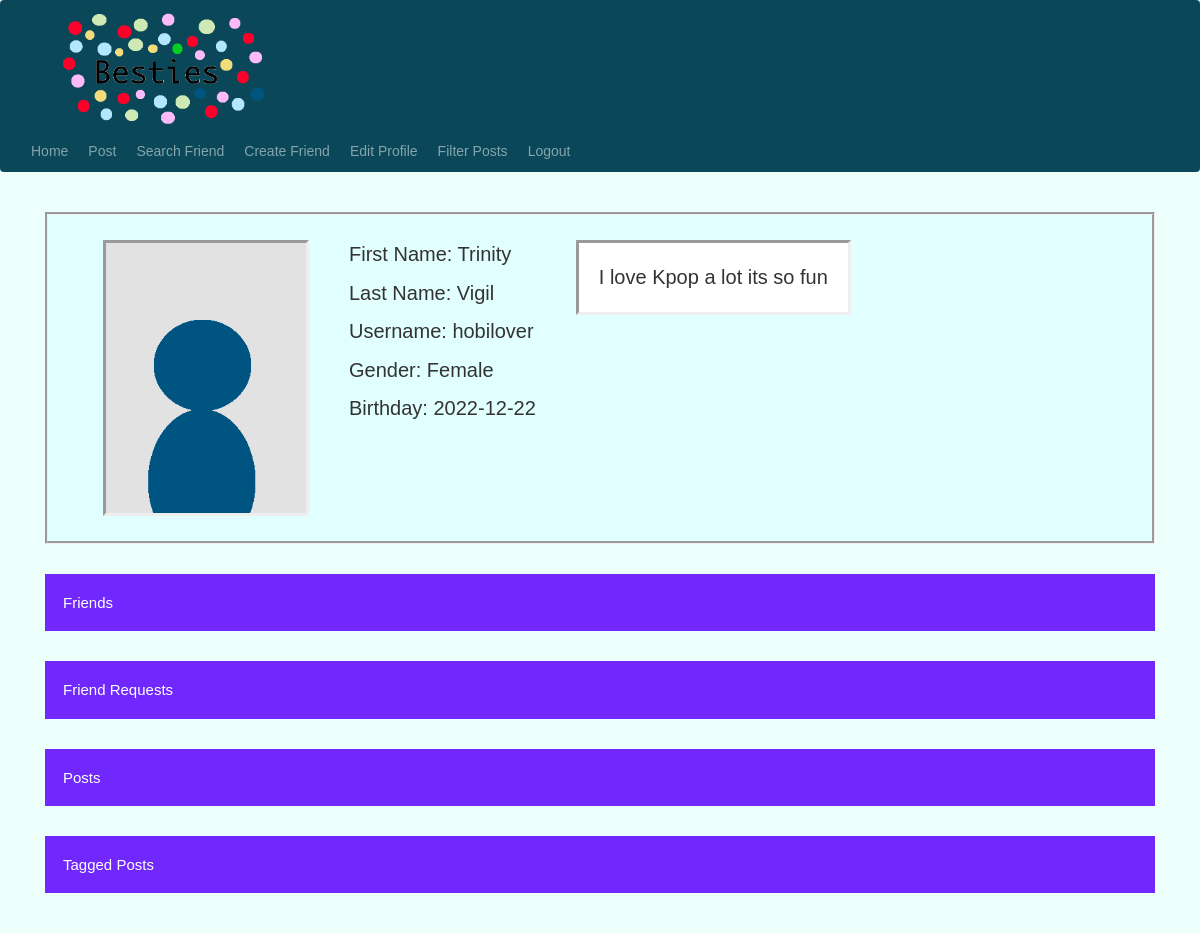
The page /user-home (signed in) on the database as committed earlier.
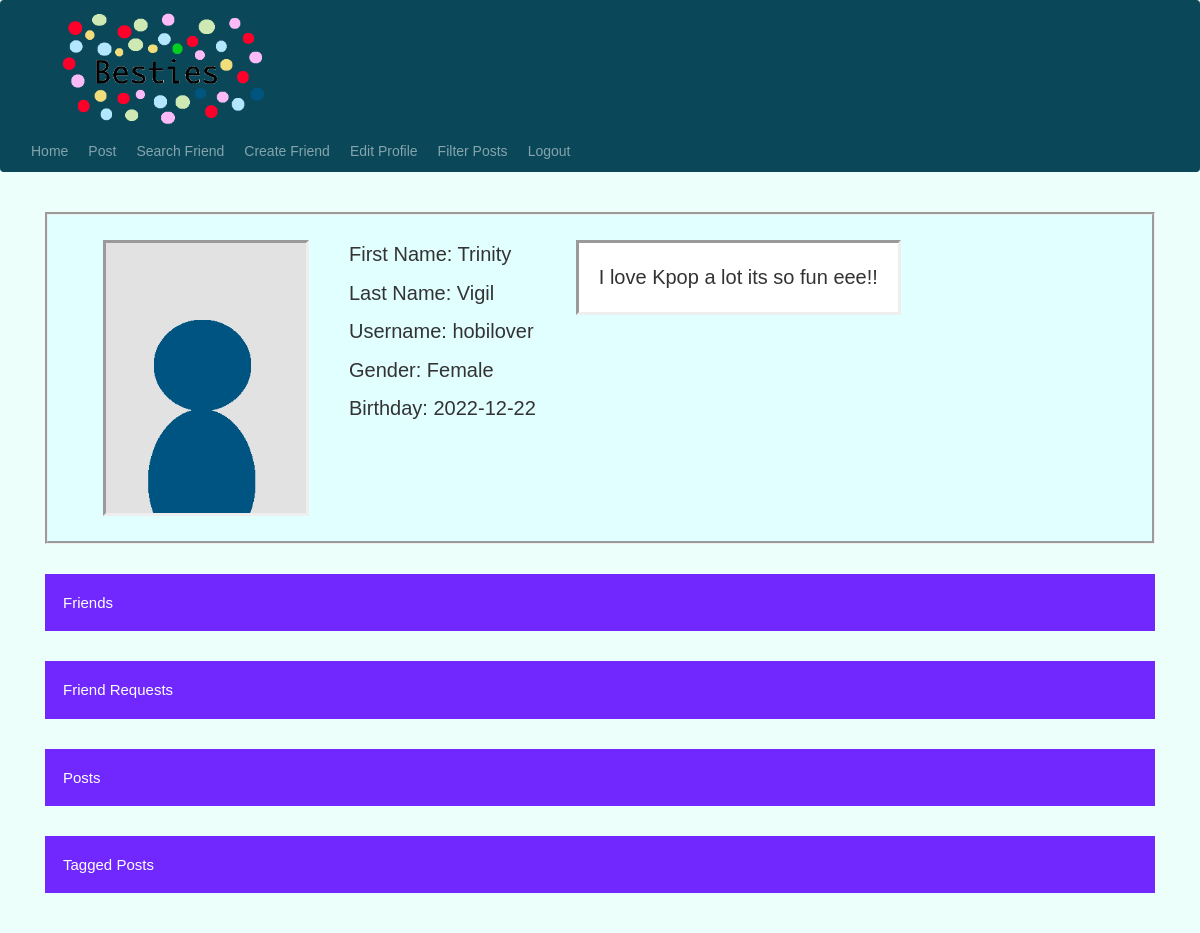
The same page on the database as committed later.
### setup/models.py (models this page shows)
class User(db.Model, UserMixin):
    id = db.Column(db.Integer, primary_key=True)
    email = db.Column(db.String(20), unique=True)
    username = db.Column(db.String(20), unique=True)
    password = db.Column(db.String(20))
    first_name = db.Column(db.String(20))
    middle_name = db.Column(db.String(20))
    last_name = db.Column(db.String(20))
    bio = db.Column(db.String(100))
    gender = db.Column(db.String(20))
    birthday = db.Column(db.String(20))
    profile_picture = db.Column(db.String(50))
    age = db.Column(db.Integer)
    posts = db.relationship('Post')
    friends = db.relationship('Friend')
    friends_list = db.Column(MutableList.as_mutable(PickleType), default=[])
    friend_requests = db.relationship('Friend_request')

### setup/features.py (the view)
@features.route('/user-home', methods=['GET', 'POST'])
@login_required
def user_home():
    all_requests = db.session.query(Friend_request).order_by(Friend_request.id.desc()).all()
    list_of_user_friends = []
    for index, friend in enumerate(current_user.friends_list):
        tmp_user = User.query.filter_by(id=friend.id).first()
        current_user.friends_list[index] = tmp_user
        list_of_user_friends.append(tmp_user)
    db.session.commit()
    print("check: ", list_of_user_friends)
    return render_template("home.html", user=current_user, all_requests=all_requests, list_of_user_friends=list_of_user_friends)

### setup/__init__.py (called while the page is built)
def create_app():
    app = Flask(__name__)
    app.config['SECRET KEY'] = 'iudsdbciud ccdoi'
    app.config['SQLALCHEMY_DATABASE_URI'] = f'sqlite:///{DB_NAME}'
    db.init_app(app)
    from .features import features
    from .authorization import authorization
    app.register_blueprint(features, url_prefix='/')
    app.register_blueprint(authorization, url_prefix='/')
    from .models import User
    with app.app_context():
        db.create_all()
    login_manager = LoginManager()
    login_manager.login_view = 'authorization.login'
    login_manager.init_app(app)
    @login_manager.user_loader
    def load_user(id):
        return User.query.get(int(id))
    return app

### setup/templates/home.html (shortened to what this page needs)
{% extends "base.html" %}
{% block content %}
<div class="groove">
    <div class="container">
        <div class="image" style="float: left;">
            <img class="img-responsive" src="{{ url_for('features.send_image', filename=user.profile_picture) }}" width="200">
        </div>
        <div class="text1" style="float: left;">
            <p>First Name: {{ user.first_name }}</p>
            <p>Last Name: {{ user.last_name }}</p>
            <p>Username: {{ user.username }}</p>
            <p>Gender: {{ user.gender }}</p>
            <p>Birthday: {{ user.birthday }} </p>
        </div>
        <div class="text1" style="float: left;">
            <p class="bio">{{ user.bio }}</p>
        </div>
    </div>
</div>
<p style="float: left; padding: 10px;"></p>
<button type="button" class="collapsible">Friends</button>
<p style="float: left; padding: 10px;"></p>
<button type="button" class="collapsible">Friend Requests</button>
<p style="float: left; padding: 10px;"></p>
<button type="button" class="collapsible">Posts</button>
{% set lst = [] %}
<p style="float: left; padding: 10px;"></p>
<button type="button" class="collapsible">Tagged Posts</button>
<body onload="loadSlides({{ lst|safe }})"></body>
<br />
<br />
<br />
{% endblock %}

### setup/templates/base.html (shortened to what this page needs)
<!DOCTYPE html>
<html lang="en">
<head>
    <link
      rel="stylesheet"
      href="https://stackpath.bootstrapcdn.com/bootstrap/4.4.1/css/bootstrap.min.css"
    />
    <link
      rel="stylesheet"
      href="https://stackpath.bootstrapcdn.com/font-awesome/4.7.0/css/font-awesome.min.css"
    />
    <link rel="stylesheet" href="https://maxcdn.bootstrapcdn.com/bootstrap/3.3.7/css/bootstrap.min.css">
    <link rel="stylesheet" href="https://cdnjs.cloudflare.com/ajax/libs/bootstrap-select/1.12.1/css/bootstrap-select.css" />
    <link rel="stylesheet" href="{{ url_for('static', filename='style.css') }}">
</head>
<body style="background-color: #EDFFFB;">
    <nav class="navbar navbar-expand-lg navbar-dark">
        <div class="collapse navbar-collapse" id="navbar">
            <a class="nav-item nav-link" href="#" align="left">
                <img style="padding-left: 20px;" src="{{ url_for('features.send_image', filename='fake_logo3.png') }}" alt="..." height="120">
            </a>
            <div class="navbar-nav">
                {% if user.is_authenticated %}
                    <a class="nav-item nav-link" id="home" href="/user-home">Home</a>
                    <a class="nav-item nav-link"></a>
                    <a class="nav-item nav-link" id="create_post" href="/create-post">Post</a>
                    <a class="nav-item nav-link"></a>
                    <a class="nav-item nav-link" id="search" href="/search-friends">Search Friend</a>
                    <a class="nav-item nav-link"></a>
                    <a class="nav-item nav-link" id="create_friend" href="/create-friend">Create Friend</a>
                    <a class="nav-item nav-link"></a>
                    <a class="nav-item nav-link" id="edit_profile" href="{{ url_for('features.edit_profile', user_id=user.id) }}">Edit Profile</a>
                    <a class="nav-item nav-link"></a>
                    <a class="nav-item nav-link" id="filter_posts" href="{{ url_for('features.filter_posts', user_id=user.id) }}">Filter Posts</a>
                    <a class="nav-item nav-link"></a>
                    <a class="nav-item nav-link" id="logout" href="/logout">Logout</a>
                {% else %}
                    <a class="nav-item nav-link" id="login" href="/login">Login</a>
                    <a class="nav-item nav-link"></a>
                    <a class="nav-item nav-link" id="signup" href="/sign-up">Sign Up</a>
                {% endif %}
            </div>
        </div>
    </nav>
    <br />
    <div class="container">
    {% block content %}
    {% endblock %}
    </div>
</body>
</html>

### setup/static/style.css (style rules this page uses)
.navbar-dark { background:#0A4859; }
* { box-sizing: border-box; }
.text1 { font-size: 20px; padding-left: 40px; }
.groove { background-color: #E2FFFF; border-style: groove; padding-left: 40px; padding-top: 25px; padding-bottom: 15px; padding-right: 40px; }
.image { border-style: inset; }
.bio { padding: 20px; border-style: inset; background-color: white; }
* { box-sizing: border-box }
body { font-family: Verdana, sans-serif; margin:0 }
img { vertical-align: middle; }
.collapsible { background-color: #7028FF; color: white; cursor: pointer; padding: 18px; width: 100%; border: none; text-align: left; outline: none; font-size: 15px; }

Rows that differ between the two databases and show on the page:
changed User "Trinity": bio "I love Kpop a lot its so fun" → "I love Kpop a lot its so fun eee!!"
